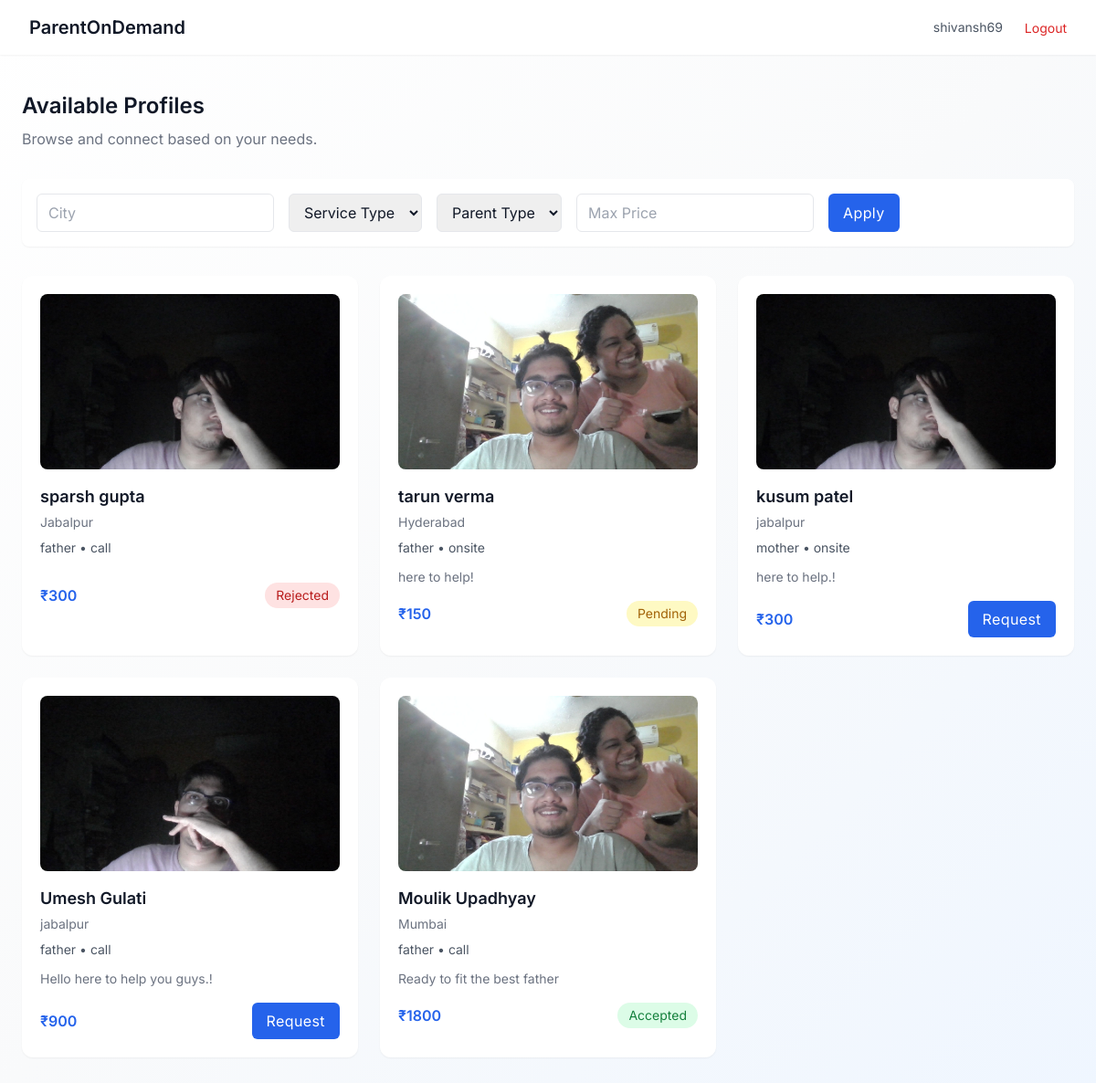
The app's page /student/ (signed in) with its own data.
### users/models.py (models this page shows)
class CustomUser(AbstractUser):
    ROLE_CHOICES = (
        ('student', 'Student'),
        ('parent', 'Parent'),
    )
    role = models.CharField(max_length=10, choices=ROLE_CHOICES)
    phone = models.CharField(max_length=15,default='')

### dashboard/models.py (models this page shows, shortened)
class ParentProfile(models.Model):
    user = models.OneToOneField(User, on_delete=models.CASCADE)
    name = models.CharField(max_length=100)
    age = models.IntegerField()
    city = models.CharField(max_length=100)
    PARENT_TYPE_CHOICES = (
        ('father', 'Father'),
        ('mother', 'Mother'),
    )
    parent_type = models.CharField(max_length=10, choices=PARENT_TYPE_CHOICES)
    SERVICE_TYPE_CHOICES = (
        ('call', 'On Call'),
        ('onsite', 'On Site'),
    )
    service_type = models.CharField(max_length=10, choices=SERVICE_TYPE_CHOICES)
    price = models.IntegerField()
    description = models.TextField()
    photo = models.ImageField(upload_to='parent_photos/')
    aadhar = models.FileField(upload_to='aadhar_docs/')
    is_approved = models.BooleanField(default=False)
    created_at = models.DateTimeField(auto_now_add=True)

### dashboard/views.py (the view)
# urls.py: path('student/',student_dashboard,name='student_dashboard'),
@login_required
def student_dashboard(request):
    parents = ParentProfile.objects.filter(is_approved=True)
    city = request.GET.get('city')
    service_type = request.GET.get('service_type')
    parent_type = request.GET.get('parent_type')
    max_price = request.GET.get('max_price')
    if city:
        parents = parents.filter(city__icontains=city)
    if service_type:
        parents = parents.filter(service_type=service_type)
    if parent_type:
        parents = parents.filter(parent_type=parent_type)
    if max_price:
        parents = parents.filter(price__lte=max_price)
    requests = Request.objects.filter(student=request.user)
    request_dict = {}
    for req in requests:
        request_dict[req.parent.id] = req.status
    return render(request, 'student_dashboard.html', {
        'parents': parents,
        'request_dict': request_dict
    })

### dashboard/templatetags/custom_tags.py (called while the page is built)
@register.filter
def get_item(dictionary, key):
    return dictionary.get(key)

### templates/student_dashboard.html (shortened to what this page needs)
{% extends 'base.html' %}
{% load custom_tags %}
{% block content %}
<nav class="w-full px-8 py-4 flex justify-between items-center bg-white shadow-sm sticky top-0 z-50">
    <h1 class="text-xl font-semibold">ParentOnDemand</h1>
    <div class="flex items-center gap-6">
        <span class="text-sm text-gray-600 hidden md:block">
            {{ request.user.username }}
        </span>
        <a href="{% url 'logout' %}">
            <button class="text-sm text-red-600 hover:text-red-700">
                Logout
            </button>
        </a>
    </div>
</nav>
<div class="max-w-7xl mx-auto px-6 py-10 animate-fade-in">
    <div class="mb-8">
        <h2 class="text-2xl font-semibold mb-2">Available Profiles</h2>
        <p class="text-gray-500">Browse and connect based on your needs.</p>
    </div>
    <form method="GET" class="bg-white p-4 rounded-lg shadow-sm mb-8 flex flex-wrap gap-4">
    <input type="text" name="city" placeholder="City"
        value="{{ request.GET.city }}"
        class="border px-3 py-2 rounded-md">
    <select name="service_type" class="border px-3 py-2 rounded-md">
        <option value="">Service Type</option>
    </select>
    <select name="parent_type" class="border px-3 py-2 rounded-md">
        <option value="">Parent Type</option>
    </select>
    <input type="number" name="max_price" placeholder="Max Price"
        value="{{ request.GET.max_price }}"
        class="border px-3 py-2 rounded-md">
    <button type="submit"
        class="px-4 py-2 bg-blue-600 text-white rounded-md hover:bg-blue-700 hover:shadow-md active:scale-95 tracking-wide">
        Apply
    </button>
</form>
    <div class="grid grid-cols-1 md:grid-cols-2 lg:grid-cols-3 gap-6">
        {% for parent in parents %}
        <div class="bg-white rounded-xl shadow-sm hover:shadow-lg hover:-translate-y-1 hover:shadow-md transition p-5">
            <img src="{{ parent.photo.url }}" class="w-full h-48 object-cover rounded-lg mb-4">
            <h3 class="text-lg font-semibold mb-1">{{ parent.name }}</h3>
            <p class="text-sm text-gray-500 mb-2">{{ parent.city }}</p>
            <div class="text-sm text-gray-600 mb-3">
                <p>{{ parent.parent_type }} • {{ parent.service_type }}</p>
            </div>
            <p class="text-sm text-gray-500 mb-4 line-clamp-3">
                {{ parent.description }}
            </p>
            <div class="flex justify-between items-center">
                <span class="font-semibold text-blue-600">
                    ₹{{ parent.price }}
                </span>
                {% if parent.id in request_dict %}
    {% if request_dict|get_item:parent.id == 'pending' %}
        <span class="px-3 py-1 text-sm bg-yellow-100 text-yellow-700 rounded-full">
            Pending
        </span>
    {% elif request_dict|get_item:parent.id == 'accepted' %}
        <span class="px-3 py-1 text-sm bg-green-100 text-green-700 rounded-full">
            Accepted
        </span>
    {% else %}
        <span class="px-3 py-1 text-sm bg-red-100 text-red-700 rounded-full">
            Rejected
        </span>
    {% endif %}
{% else %}
    <a href="/send-request/{{ parent.id }}/">
        <button class="px-4 py-2 bg-blue-600 text-white rounded-md hover:bg-blue-700 hover:shadow-md active:scale-95 tracking-wide">
            Request
        </button>
    </a>
{% endif %}
            </div>
        </div>
        {% empty %}
        <p>No profiles available.</p>
        {% endfor %}
    </div>
</div>
{% endblock %}

### templates/base.html (shortened to what this page needs)
<!DOCTYPE html>
<html lang="en">
<head>
    <script src="https://cdn.tailwindcss.com"></script>
</head>
<body class="bg-gradient-to-br from-white via-gray-50 to-blue-50 text-gray-900 antialiased">
    {% block content %}{% endblock %}
</body>
</html>
<script src="https://cdn.tailwindcss.com?plugins=line-clamp"></script>

### templates/base.html (style rules this page uses)
body { font-family: 'Inter', sans-serif; }
* { transition: all 0.2s ease-in-out; }
.animate-fade-in { animation: fadeIn 0.4s ease forwards; }

### records on screen
CustomUser: user.username "shivansh69"
ParentProfile: photo (picture), name "sparsh gupta", city "Jabalpur", parent_type "father", service_type "call", price "300", shows "Rejected"
ParentProfile: photo (picture), name "tarun verma", city "Hyderabad", parent_type "father", service_type "onsite", description "here to help!", price "150", shows "Pending"
ParentProfile: photo (picture), name "kusum patel", city "jabalpur", parent_type "mother", service_type "onsite", description "here to help.!", price "300"
ParentProfile: photo (picture), name "Umesh Gulati", city "jabalpur", parent_type "father", service_type "call", description "Hello here to help you guys.!", price "900"
ParentProfile: photo (picture), name "Moulik Upadhyay", city "Mumbai", parent_type "father", service_type "call", description "Ready to fit the best father", price "1800", shows "Accepted"
